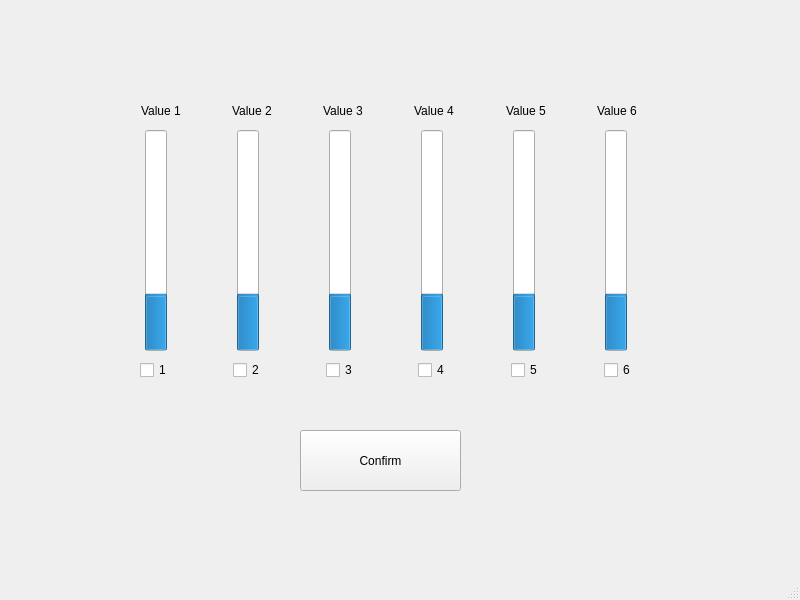
<?xml version="1.0" encoding="UTF-8"?>
<ui version="4.0">
 <class>MainWindow</class>
 <widget class="QMainWindow" name="MainWindow">
  <property name="geometry">
   <rect>
    <x>0</x>
    <y>0</y>
    <width>800</width>
    <height>600</height>
   </rect>
  </property>
  <property name="windowTitle">
   <string>MainWindow</string>
  </property>
  <widget class="QWidget" name="centralwidget">
   <widget class="QWidget" name="horizontalLayoutWidget">
    <property name="geometry">
     <rect>
      <x>81</x>
      <y>130</y>
      <width>611</width>
      <height>221</height>
     </rect>
    </property>
    <layout class="QHBoxLayout" name="horizontalLayout">
     <item>
      <widget class="QProgressBar" name="progressBar1">
       <property name="value">
        <number>24</number>
       </property>
       <property name="alignment">
        <set>Qt::AlignCenter</set>
       </property>
       <property name="orientation">
        <enum>Qt::Vertical</enum>
       </property>
      </widget>
     </item>
     <item>
      <widget class="QProgressBar" name="progressBar2">
       <property name="value">
        <number>24</number>
       </property>
       <property name="alignment">
        <set>Qt::AlignCenter</set>
       </property>
       <property name="orientation">
        <enum>Qt::Vertical</enum>
       </property>
      </widget>
     </item>
     <item>
      <widget class="QProgressBar" name="progressBar3">
       <property name="value">
        <number>24</number>
       </property>
       <property name="alignment">
        <set>Qt::AlignCenter</set>
       </property>
       <property name="orientation">
        <enum>Qt::Vertical</enum>
       </property>
      </widget>
     </item>
     <item>
      <widget class="QProgressBar" name="progressBar4">
       <property name="value">
        <number>24</number>
       </property>
       <property name="alignment">
        <set>Qt::AlignCenter</set>
       </property>
       <property name="orientation">
        <enum>Qt::Vertical</enum>
       </property>
      </widget>
     </item>
     <item>
      <widget class="QProgressBar" name="progressBar5">
       <property name="value">
        <number>24</number>
       </property>
       <property name="alignment">
        <set>Qt::AlignCenter</set>
       </property>
       <property name="orientation">
        <enum>Qt::Vertical</enum>
       </property>
      </widget>
     </item>
     <item>
      <widget class="QProgressBar" name="progressBar6">
       <property name="value">
        <number>24</number>
       </property>
       <property name="alignment">
        <set>Qt::AlignCenter</set>
       </property>
       <property name="orientation">
        <enum>Qt::Vertical</enum>
       </property>
      </widget>
     </item>
    </layout>
   </widget>
   <widget class="QWidget" name="horizontalLayoutWidget_2">
    <property name="geometry">
     <rect>
      <x>140</x>
      <y>350</y>
      <width>551</width>
      <height>41</height>
     </rect>
    </property>
    <layout class="QHBoxLayout" name="horizontalLayout_2">
     <item>
      <widget class="QCheckBox" name="checkBox_1">
       <property name="text">
        <string>1</string>
       </property>
      </widget>
     </item>
     <item>
      <widget class="QCheckBox" name="checkBox_2">
       <property name="text">
        <string>2</string>
       </property>
      </widget>
     </item>
     <item>
      <widget class="QCheckBox" name="checkBox_3">
       <property name="text">
        <string>3</string>
       </property>
      </widget>
     </item>
     <item>
      <widget class="QCheckBox" name="checkBox_4">
       <property name="text">
        <string>4</string>
       </property>
      </widget>
     </item>
     <item>
      <widget class="QCheckBox" name="checkBox_5">
       <property name="text">
        <string>5</string>
       </property>
      </widget>
     </item>
     <item>
      <widget class="QCheckBox" name="checkBox_6">
       <property name="text">
        <string>6</string>
       </property>
      </widget>
     </item>
    </layout>
   </widget>
   <widget class="QWidget" name="horizontalLayoutWidget_3">
    <property name="geometry">
     <rect>
      <x>141</x>
      <y>90</y>
      <width>541</width>
      <height>41</height>
     </rect>
    </property>
    <layout class="QHBoxLayout" name="horizontalLayout_3">
     <item>
      <widget class="QLabel" name="label">
       <property name="text">
        <string>Value 1</string>
       </property>
      </widget>
     </item>
     <item>
      <widget class="QLabel" name="label_2">
       <property name="text">
        <string>Value 2</string>
       </property>
      </widget>
     </item>
     <item>
      <widget class="QLabel" name="label_3">
       <property name="text">
        <string>Value 3</string>
       </property>
      </widget>
     </item>
     <item>
      <widget class="QLabel" name="label_4">
       <property name="text">
        <string>Value 4</string>
       </property>
      </widget>
     </item>
     <item>
      <widget class="QLabel" name="label_5">
       <property name="text">
        <string>Value 5</string>
       </property>
      </widget>
     </item>
     <item>
      <widget class="QLabel" name="label_6">
       <property name="text">
        <string>Value 6</string>
       </property>
      </widget>
     </item>
    </layout>
   </widget>
   <widget class="QPushButton" name="pushButton">
    <property name="geometry">
     <rect>
      <x>300</x>
      <y>430</y>
      <width>161</width>
      <height>61</height>
     </rect>
    </property>
    <property name="text">
     <string>Confirm</string>
    </property>
   </widget>
  </widget>
  <widget class="QMenuBar" name="menubar">
   <property name="geometry">
    <rect>
     <x>0</x>
     <y>0</y>
     <width>800</width>
     <height>21</height>
    </rect>
   </property>
  </widget>
  <widget class="QStatusBar" name="statusbar"/>
 </widget>
 <resources/>
 <connections/>
</ui>
